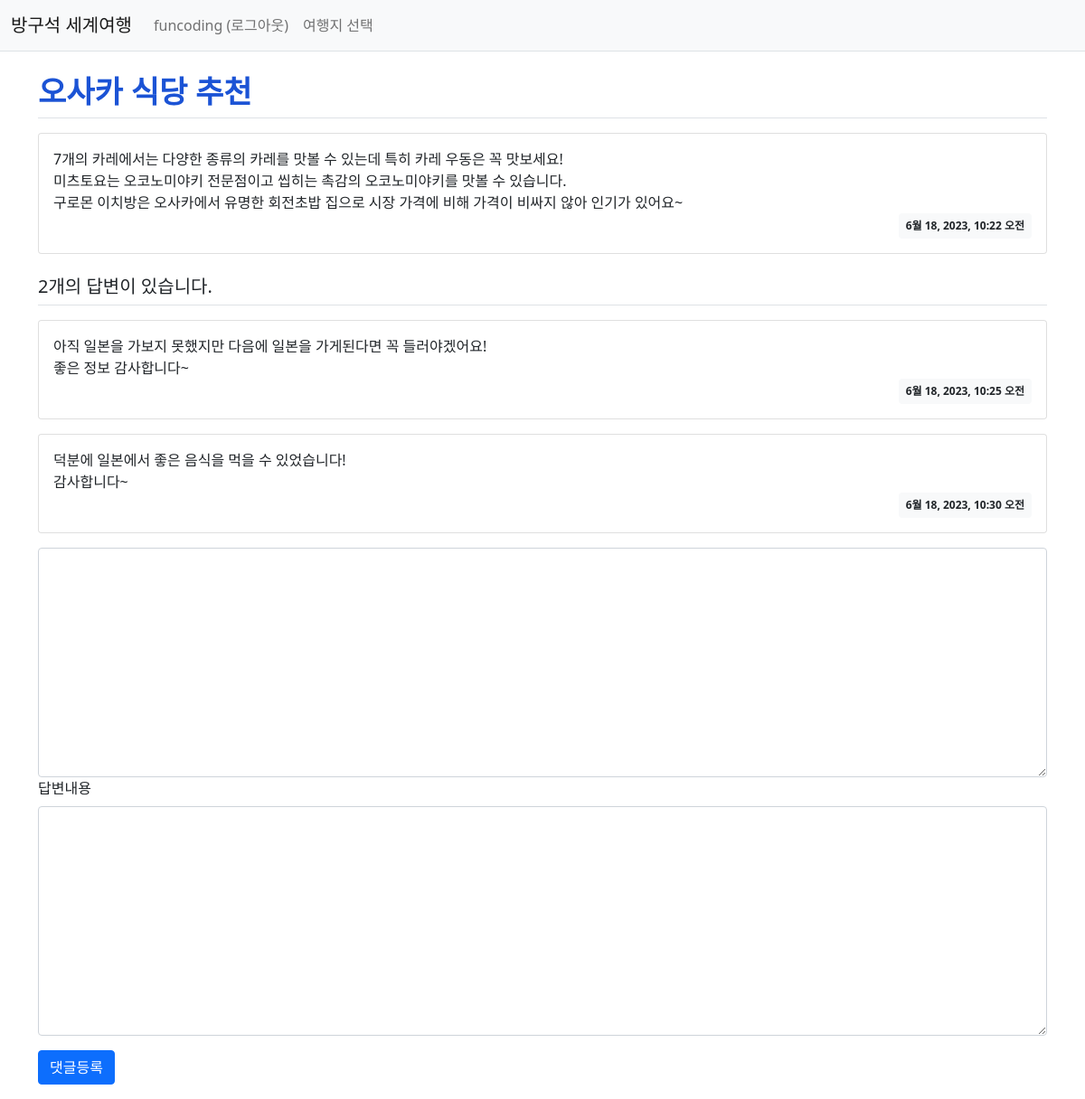
/travel1/7/ (signed in), run on the app's committed database.
### travel1/models.py (models this page shows, shortened)
class Review(models.Model):
    author = models.ForeignKey(User, on_delete=models.CASCADE)
    subject = models.CharField(max_length=50)
    content = models.TextField()
    create_date = models.DateTimeField()

class Answer(models.Model):
    author = models.ForeignKey(User, on_delete=models.CASCADE)
    review = models.ForeignKey(Review, on_delete=models.CASCADE)
    content = models.TextField()
    create_date = models.DateTimeField()

### travel1/views.py (the view)
# urls.py: path('<int:review_id>/', views.detail, name = 'detail'),
def detail(request, review_id):
    review = get_object_or_404(Review, pk=review_id)
    context = {'review': review}
    return render(request, 'travel1/review_detail.html', context)

### templates/travel1/review_detail.html (shortened to what this page needs)
{% extends 'base.html' %}
{% block content %}
<div class="container my-3">
    <h2 class="border-bottom py-2">{{ review.subject }}</h2>
    <div class="card my-3">
        <div class="card-body">
            <div class="card-text" style="white-space: pre-line;">{{ review.content }}</div>
            <div class="d-flex justify-content-end">
                <div class="badge bg-light text-dark p-2">
                    {{ review.create_date }}
                </div>
            </div>
        </div>
    </div>
    <h5 class="border-bottom my-3 py-2">{{review.answer_set.count}}개의 답변이 있습니다.</h5>
    {% for answer in review.answer_set.all %}
    <div class="card my-3">
        <div class="card-body">
            <div class="card-text" style="white-space: pre-line;">{{ answer.content }}</div>
            <div class="d-flex justify-content-end">
                <div class="badge bg-light text-dark p-2">
                    {{ answer.create_date }}
                </div>
            </div>
        </div>
    </div>
    {% endfor %}
    <form action="{% url 'travel1:answer_create' review.id %}" method="post" class="my-3">
        <div class="form-group">
            <textarea name="content" id="content" class="form-control" rows="10"></textarea>
        </div>
        <div class="mb-3">
            <label for="content" class="form-label">답변내용</label>
            <textarea {% if not user.is_authenticated %}disabled{% endif %}
              name="content" id="content" class="form-control" rows="10"></textarea>
        </div>
        <input type="submit" value="댓글등록" class="btn btn-primary">
    </form>
</div>
{% endblock %}

### templates/navbar.html (shortened to what this page needs)
<nav class="navbar navbar-expand-lg navbar-light bg-light border-bottom">
    <div class="container-fluid">
        <a class="navbar-brand" href="{% url 'travel1:index' %}">방구석 세계여행</a>
        <div class="collapse navbar-collapse" id="navbarSupportedContent">
            <ul class="navbar-nav me-auto mb-2 mb-lg-0">
                <li class="nav-item">
                    {% if user.is_authenticated %}
                    <a class="nav-link" href="{% url 'common:logout' %}">{{ user.username }} (로그아웃)</a>
                    {% else %}
                    <a class="nav-link" href="{% url 'common:login' %}">로그인</a>
                    {% endif %}
                </li>
                <li>
                    <a class="nav-link" href="{% url 'common:country' %}">여행지 선택</a>
                </li>
            </ul>
        </div>
    </div>
</nav>

### static/style.css (style rules this page uses)
ul,ol { list-style: none; }
h2 { font-size: 34px; font-weight: bold; color: #1b53d5; }

### data on the page
Review: subject "오사카 식당 추천", content "7개의 카레에서는 다양한 종류의 카레를 맛볼 수 있는데 특히 카레 우동은 꼭 맛보세요! 미츠토요는 오코노미야키 전문점이고 씹히는 촉감의 오코노미야키를 맛볼 수 있습니다. 구로몬 이치방은 오사카에서 유명한 회전초밥 집으로 시장 가격에 비해 가격이 비싸지 않아 인기가 있어요~", create_date "6월 18, 2023, 10:22 오전", answer_set.count "2"
Answer: content "아직 일본을 가보지 못했지만 다음에 일본을 가게된다면 꼭 들러야겠어요! 좋은 정보 감사합니다~", create_date "6월 18, 2023, 10:25 오전"
Answer: content "덕분에 일본에서 좋은 음식을 먹을 수 있었습니다! 감사합니다~", create_date "6월 18, 2023, 10:30 오전"

### other printed values
{{ user.username }} "funcoding"
